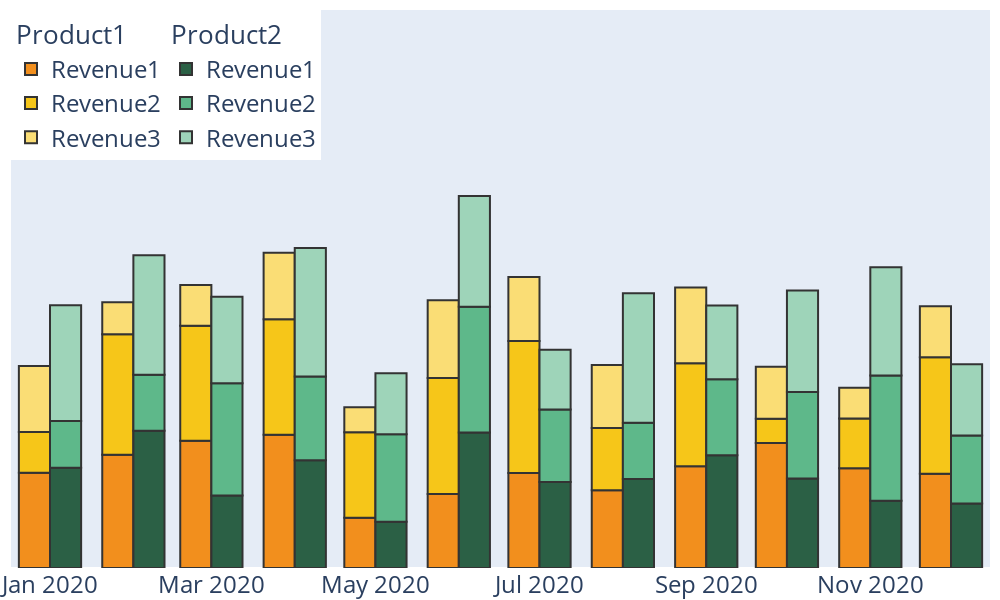

Notebook cell for this chart:
### Code cell
import numpy as np
import pandas as pd
import plotly.graph_objects as go


# Create dummy data indexed by month and with multi-columns [product, revenue]
index = pd.date_range("2020", "2021", freq="MS", closed="left")
df = pd.concat(
    [
        pd.DataFrame(
            np.random.rand(12, 3) * 1.25 + 0.25,
            index=index,
            columns=["Revenue1", "Revenue2", "Revenue3"]
        ),
        pd.DataFrame(
            np.random.rand(12, 3) + 0.5,
            index=index,
            columns=["Revenue1", "Revenue2", "Revenue3"]
        ),
    ],
    axis=1,
    keys=["Product1", "Product2"]
)

# Create a figure with the right layout
fig = go.Figure(
    layout=go.Layout(
        height=600,
        width=1000,
        barmode="relative",
        yaxis_showticklabels=False,
        yaxis_showgrid=False,
        yaxis_range=[0, df.groupby(axis=1, level=0).sum().max().max() * 1.5],
       # Secondary y-axis overlayed on the primary one and not visible
        yaxis2=go.layout.YAxis(
            visible=False,
            matches="y",
            overlaying="y",
            anchor="x",
        ),
        font=dict(size=24),
        legend_x=0,
        legend_y=1,
        legend_orientation="h",
        hovermode="x",
        margin=dict(b=0,t=10,l=0,r=10)
    )
)

# Define some colors for the product, revenue pairs
colors = {
    "Product1": {
        "Revenue1": "#F28F1D",
        "Revenue2": "#F6C619",
        "Revenue3": "#FADD75",
    },
    "Product2": {
        "Revenue1": "#2B6045",
        "Revenue2": "#5EB88A",
        "Revenue3": "#9ED4B9",
    }
}

# Add the traces
for i, t in enumerate(colors):
    print(t)
    for j, col in enumerate(df[t].columns):
        if (df[t][col] == 0).all():
            continue
        print(df[t][col])
        print(df.index)
        fig.add_trace(go.Bar(
            x=df.index,
            y=df[t][col],
            # Set the right yaxis depending on the selected product (from enumerate)
            yaxis=f"y{i + 1}",
            # Offset the bar trace, offset needs to match the width
            # The values here are in milliseconds, 1billion ms is ~1/3 month
            offsetgroup=str(i),
            offset=(i - 1) * 1000000000,
            width=1000000000,
            legendgroup=t,
            legendgrouptitle_text=t,
            name=col,
            marker_color=colors[t][col],
            marker_line=dict(width=2, color="#333"),
            hovertemplate="%{y}<extra></extra>"
                            )
        )

fig.show()
df.head()

### Figure 1 — Plotly figure (JSON) as saved in the notebook; plotly's stock layout.template omitted (floating-point values rounded to 4 significant figures)
{"data": [{"hovertemplate": "%{y}<extra></extra>", "legendgroup": "Product1", "legendgrouptitle": {"text": "Product1"}, "marker": {"color": "#F28F1D", "line": {"color": "#333", "width": 2}}, "name": "Revenue1", "offset": -1000000000, "offsetgroup": "0", "type": "bar", "width": 1000000000, "x": ["2020-01-01T00:00:00", "2020-02-01T00:00:00", "2020-03-01T00:00:00", "2020-04-01T00:00:00", "2020-05-01T00:00:00", "2020-06-01T00:00:00", "2020-07-01T00:00:00", "2020-08-01T00:00:00", "2020-09-01T00:00:00", "2020-10-01T00:00:00", "2020-11-01T00:00:00", "2020-12-01T00:00:00"], "y": [1.035, 1.231, 1.384, 1.448, 0.5455, 0.804, 1.033, 0.8443, 1.107, 1.361, 1.085, 1.026], "yaxis": "y"}, {"hovertemplate": "%{y}<extra></extra>", "legendgroup": "Product1", "legendgrouptitle": {"text": "Product1"}, "marker": {"color": "#F6C619", "line": {"color": "#333", "width": 2}}, "name": "Revenue2", "offset": -1000000000, "offsetgroup": "0", "type": "bar", "width": 1000000000, "x": ["2020-01-01T00:00:00", "2020-02-01T00:00:00", "2020-03-01T00:00:00", "2020-04-01T00:00:00", "2020-05-01T00:00:00", "2020-06-01T00:00:00", "2020-07-01T00:00:00", "2020-08-01T00:00:00", "2020-09-01T00:00:00", "2020-10-01T00:00:00", "2020-11-01T00:00:00", "2020-12-01T00:00:00"], "y": [0.444, 1.312, 1.252, 1.257, 0.9298, 1.262, 1.436, 0.6772, 1.121, 0.2624, 0.5407, 1.265], "yaxis": "y"}, {"hovertemplate": "%{y}<extra></extra>", "legendgroup": "Product1", "legendgrouptitle": {"text": "Product1"}, "marker": {"color": "#FADD75", "line": {"color": "#333", "width": 2}}, "name": "Revenue3", "offset": -1000000000, "offsetgroup": "0", "type": "bar", "width": 1000000000, "x": ["2020-01-01T00:00:00", "2020-02-01T00:00:00", "2020-03-01T00:00:00", "2020-04-01T00:00:00", "2020-05-01T00:00:00", "2020-06-01T00:00:00", "2020-07-01T00:00:00", "2020-08-01T00:00:00", "2020-09-01T00:00:00", "2020-10-01T00:00:00", "2020-11-01T00:00:00", "2020-12-01T00:00:00"], "y": [0.7181, 0.3458, 0.4417, 0.7227, 0.2718, 0.8454, 0.6946, 0.6862, 0.823, 0.5643, 0.3343, 0.5565], "yaxis": "y"}, {"hovertemplate": "%{y}<extra></extra>", "legendgroup": "Product2", "legendgrouptitle": {"text": "Product2"}, "marker": {"color": "#2B6045", "line": {"color": "#333", "width": 2}}, "name": "Revenue1", "offset": 0, "offsetgroup": "1", "type": "bar", "width": 1000000000, "x": ["2020-01-01T00:00:00", "2020-02-01T00:00:00", "2020-03-01T00:00:00", "2020-04-01T00:00:00", "2020-05-01T00:00:00", "2020-06-01T00:00:00", "2020-07-01T00:00:00", "2020-08-01T00:00:00", "2020-09-01T00:00:00", "2020-10-01T00:00:00", "2020-11-01T00:00:00", "2020-12-01T00:00:00"], "y": [1.092, 1.493, 0.7886, 1.171, 0.5024, 1.473, 0.9361, 0.9686, 1.226, 0.9735, 0.731, 0.7007], "yaxis": "y2"}, {"hovertemplate": "%{y}<extra></extra>", "legendgroup": "Product2", "legendgrouptitle": {"text": "Product2"}, "marker": {"color": "#5EB88A", "line": {"color": "#333", "width": 2}}, "name": "Revenue2", "offset": 0, "offsetgroup": "1", "type": "bar", "width": 1000000000, "x": ["2020-01-01T00:00:00", "2020-02-01T00:00:00", "2020-03-01T00:00:00", "2020-04-01T00:00:00", "2020-05-01T00:00:00", "2020-06-01T00:00:00", "2020-07-01T00:00:00", "2020-08-01T00:00:00", "2020-09-01T00:00:00", "2020-10-01T00:00:00", "2020-11-01T00:00:00", "2020-12-01T00:00:00"], "y": [0.5061, 0.6091, 1.22, 0.911, 0.9527, 1.367, 0.7862, 0.6118, 0.8261, 0.9405, 1.363, 0.7409], "yaxis": "y2"}, {"hovertemplate": "%{y}<extra></extra>", "legendgroup": "Product2", "legendgrouptitle": {"text": "Product2"}, "marker": {"color": "#9ED4B9", "line": {"color": "#333", "width": 2}}, "name": "Revenue3", "offset": 0, "offsetgroup": "1", "type": "bar", "width": 1000000000, "x": ["2020-01-01T00:00:00", "2020-02-01T00:00:00", "2020-03-01T00:00:00", "2020-04-01T00:00:00", "2020-05-01T00:00:00", "2020-06-01T00:00:00", "2020-07-01T00:00:00", "2020-08-01T00:00:00", "2020-09-01T00:00:00", "2020-10-01T00:00:00", "2020-11-01T00:00:00", "2020-12-01T00:00:00"], "y": [1.261, 1.298, 0.9402, 1.396, 0.6629, 1.205, 0.6506, 1.407, 0.803, 1.104, 1.175, 0.7751], "yaxis": "y2"}], "layout": {"barmode": "relative", "font": {"size": 24}, "height": 600, "hovermode": "x", "legend": {"orientation": "h", "x": 0, "y": 1}, "margin": {"b": 0, "l": 0, "r": 10, "t": 10}, "width": 1000, "yaxis": {"range": [0, 6.068], "showgrid": false, "showticklabels": false}, "yaxis2": {"anchor": "x", "matches": "y", "overlaying": "y", "visible": false}}}
